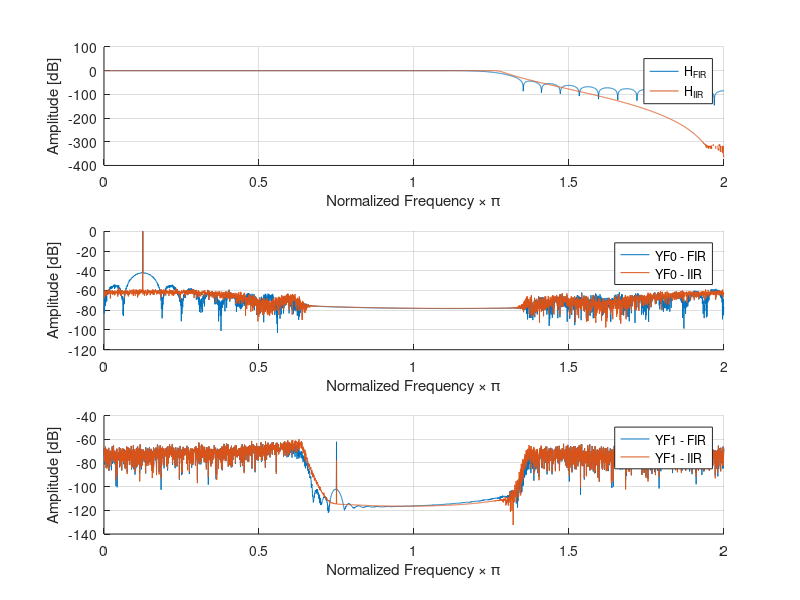

MATLAB code to generate this figure: (Note: this script raises an error after producing the figure.)
%% TARGET
% Generate and analyze the frequency responses of the FIR and IIR filters
% whose parameters are given as follows. Next, FIR and IIR filters have to
% be used to filter 2 different signals that have to be analyzed in the
% frequency domain.
% 
% The parameters are:
%
% * x0[n] = exp(j 2 \pi F0 Ts n} + w0[n]
% * x1[n] = exp(j 2 \pi F1 Ts n} + w1[n]
% * F0 =  1 [kHz]
% * F1 =  2 [kHz]
% * Fs = 16 [kHz];
% 
% *Suggestions*
% 
% FIR coefficients
%   fir_ord = 64; Wn = 5e3 / 8e3;
%   [fir_num] = fir1(fir_ord, Wn, hann(fir_ord+1));
% 
% IIR coefficients
%   iir_ord = 12; Rp = 0.01; Wn = 5e3 / 8e3;
%   [iir_num, iir_den] = cheby1(iir_ord,Rp,Wn);
%
% Filtering
%   y = filter(num,den,x);
%     * x   - input signal
%     * y   - output signal
%     * num - numerator   coefficients
%     * den - denominator coefficients
%

%% Clear
clc;            % Clear the text from the Command Window
clear;          % Remove all variables from the current workspace
close all;      % Close all figures


%% Parameters
F0 =  1e3;
F1 =  6e3;
Fs = 16e3;
Ts = 1/Fs;

%% Exercise
len = 2^12;
n = 0:len-1;

% Signals
w0 = 1e-2 * complex(randn(1,len), randn(1,len));
w1 = 1e-2 * complex(randn(1,len), randn(1,len));
x0 = exp(1i * 2 * pi * F0 * Ts * n) + w0;
x1 = exp(1i * 2 * pi * F1 * Ts * n) + w1;

% FIR Filter
fir_ord = 64; Wn = 5e3 / 8e3;
[fir_num] = fir1(fir_ord, Wn, hann(fir_ord+1));

% IIR Filter
iir_ord = 12; Rp = 0.01; Wn = 5e3 / 8e3;
[iir_num, iir_den] = cheby1(iir_ord,Rp,Wn);

% Filtering
y0_fir = filter(fir_num,1,x0);
y1_fir = filter(fir_num,1,x1);
y0_iir = filter(iir_num,iir_den,x0);
y1_iir = filter(iir_num,iir_den,x1);

%% Plot
% Using 'freqz'
nFFT = 2^12; % Number of points of the fft
Hf_fir = freqz(fir_num, 1, nFFT);
Hf_iir = freqz(iir_num, iir_den, nFFT);
Yf0_fir = freqz(y0_fir, 1, nFFT);
Yf1_fir = freqz(y1_fir, 1, nFFT);
Yf0_iir = freqz(y0_iir, 1, nFFT);
[Yf1_iir, w] = freqz(y1_iir, 1, nFFT);

% Frequency normalization
w = w/pi;

% Mag to dB
Hf_fir  = mag2db(abs(Hf_fir));
Hf_iir  = mag2db(abs(Hf_iir));
Yf0_fir = mag2db(abs(Yf0_fir)/nFFT);
Yf0_iir = mag2db(abs(Yf0_iir)/nFFT);
Yf1_fir = mag2db(abs(Yf1_fir)/nFFT);
Yf1_iir = mag2db(abs(Yf1_iir)/nFFT);

figure;
subplot(3,1,1)
  hold on
  plot(w, Hf_fir)
  plot(w, Hf_iir)
  hold off
  grid on
  legend('H_{FIR}','H_{IIR}')
  xlabel('Normalized Frequency \times \pi')
  ylabel('Amplitude [dB]')
subplot(3,1,2)
  hold on
  plot(w, Yf0_fir)
  plot(w, Yf0_iir)
  hold off
  grid on
  legend('YF0 - FIR','YF0 - IIR')
  xlabel('Normalized Frequency \times \pi')
  ylabel('Amplitude [dB]')
subplot(3,1,3)
  hold on
  plot(w, Yf1_fir)
  plot(w, Yf1_iir)
  hold off
  grid on
  legend('YF1 - FIR','YF1 - IIR')
  xlabel('Normalized Frequency \times \pi')
  ylabel('Amplitude [dB]')

% Using 'fvtool'
hfvt0 = fvtool(fir_num, 1, iir_num, iir_den, ...
               'Fs', Fs, 'NumberOfPoints', nFFT);
legend(hfvt0, 'FIR','IIR')


hfvt1 = fvtool(y0_fir, 1, y0_iir, 1, ...
               'Fs', Fs, 'NumberOfPoints', nFFT);
legend(hfvt1, 'y0 - FIR','y0 - IIR')


hfvt2 = fvtool(y1_fir, 1, y1_iir, 1, ...
               'Fs', Fs, 'NumberOfPoints', nFFT);
legend(hfvt2, 'y1 - FIR','y1 - IIR')

